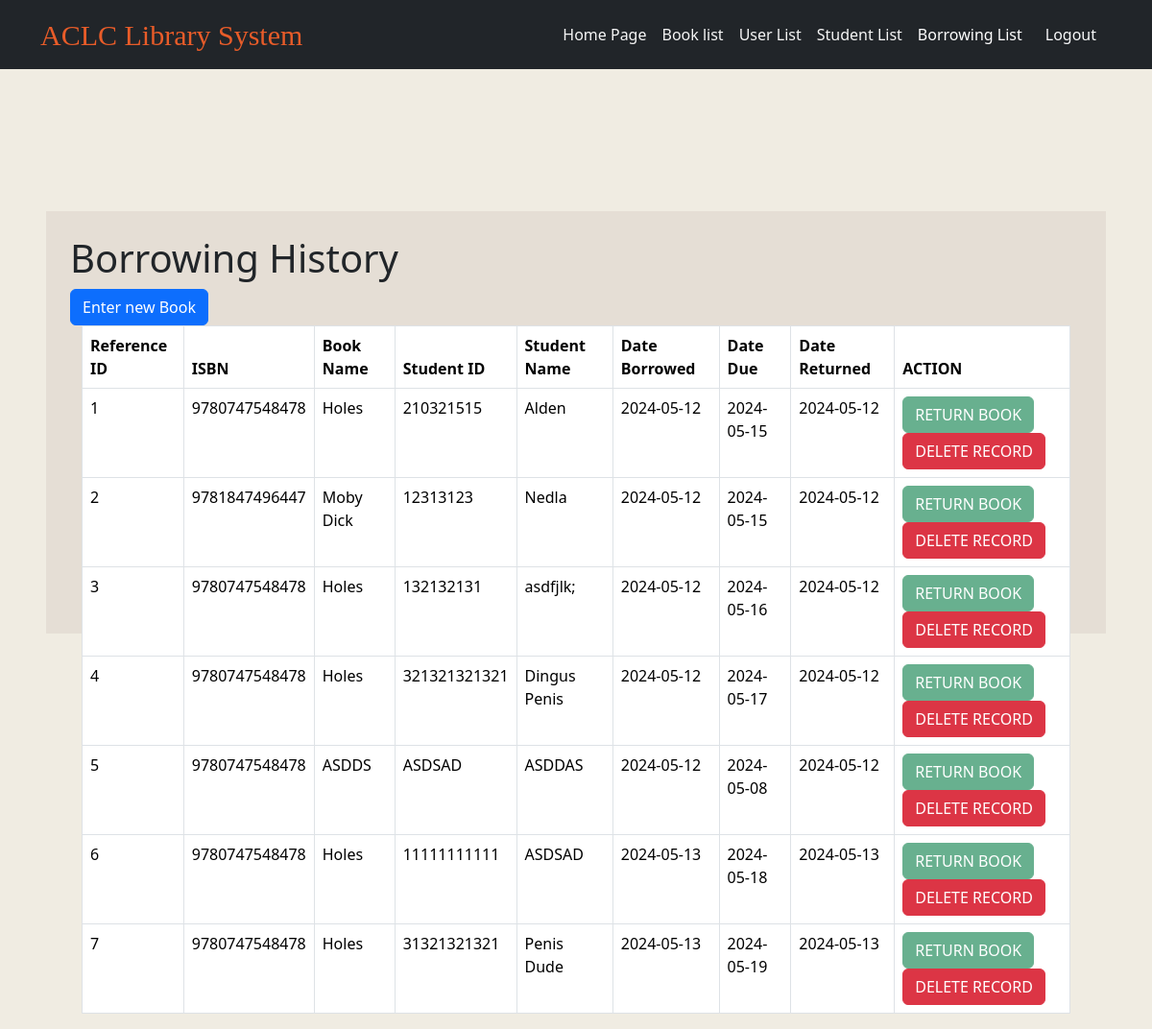
Before: /bookborrowinglist.php (signed in) with the older database file.
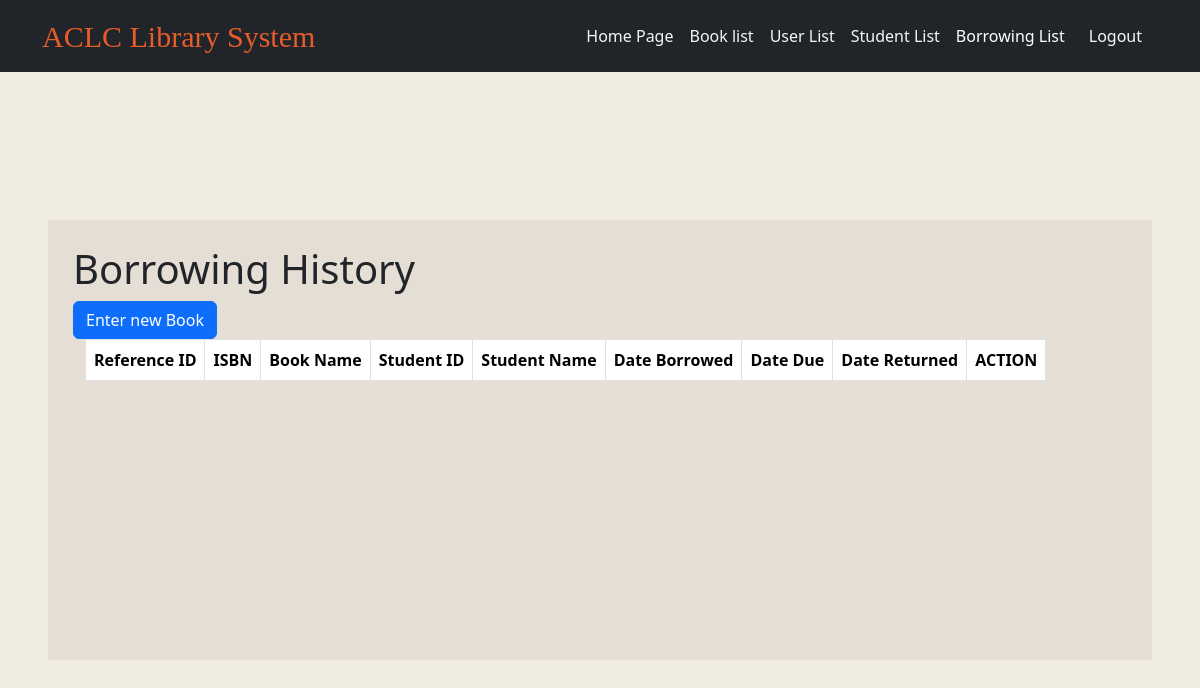
After: the same page with the newer database file.
### tables this page shows
CREATE TABLE `bookborrowlist` (
  `refID` int(11) NOT NULL,
  `bookID` varchar(255) NOT NULL,
  `booktitle` varchar(255) NOT NULL,
  `studentID` varchar(255) NOT NULL,
  `studentName` varchar(255) NOT NULL,
  `dateborrowed` date NOT NULL,
  `datedue` date NOT NULL,
  `datereturned` date NOT NULL
);

### bookborrowinglist.php (the view, shortened to what this page needs)
<!DOCTYPE html>
<html lang="en">
<head>
  <link href="https://cdn.jsdelivr.net/npm/bootstrap@5.3.3/dist/css/bootstrap.min.css" rel="stylesheet">
  <link rel="stylesheet" href="https://cdn.datatables.net/1.13.5/css/jquery.dataTables.min.css" />
  <link rel="stylesheet" href="./css folder/borrowlist.css">
</head>
<body style="background-color: #f0ece2;">
  <nav class="navbar navbar-expand-lg bg-dark navbar-dark">
    <div class="container">
      <a href="mainpage.php" class="title navbar-brand">ACLC Library System</a>
      <div class="collapse navbar-collapse" id="navbar">
        <ul class="navbar-nav ms-auto">
          <li class="nav-item">
            <a href="mainpage.php" class="nav-link">Home Page</a>
          </li>
          <li class="nav-item">
            <a href="booklisting.php" class="nav-link">Book list</a>
          </li>
          <li class="nav-item">
            <a href="userlist.php" class="nav-link">User List</a>
          </li>
          <li class="nav-item">
            <a href="studentlist.php" class="nav-link">Student List</a>
          </li>
          <li class="nav-item">
            <a href="#" class="nav-link  active">Borrowing List</a>
          </li>
        </ul>
        <a id="btn" class="nav-item mr-3 nav-link p-3 text-light" href="backend/userlogout.php">Logout</a>
  </nav>
  <section class="text-dark p-5 text-left">
    <div id="container" class="container">
      <div class="d-flex">
        <div>
          <h1>Borrowing History</h1>
          <div>
            <button type="button" class="btn btn-primary float-right" data-bs-toggle="modal" data-bs-target="#insertmodal">Enter new Book</button>
          </div>
          <div class="column">
            <div class="container">
              <table id="myTable" class="table table-bordered">
                <thead class="thead-dark">
                  <tr>
                    <th scope="col">Reference ID</th>
                    <th scope="col">ISBN</th>
                    <th scope="col">Book Name</th>
                    <th scope="col">Student ID</th>
                    <th scope="col">Student Name</th>
                    <th scope="col">Date Borrowed</th>
                    <th scope="col">Date Due</th>
                    <th scope="col">Date Returned</th>
                    <th scope="col">ACTION</th>
                  </tr>
                </thead>
                <tbody>
                  <?php
                  require('backend/database.php');
                  $query = "SELECT * FROM bookborrowlist";
                  $run_query = mysqli_query($conn, $query);
                  if (mysqli_num_rows($run_query) > 0) {
                    foreach ($run_query as $row):
                  ?>
                      <tr>
                        <td><?= $row['refID'] ?></td>
                        <td><?= $row['bookID'] ?></td>
                        <td><?= $row['booktitle'] ?></td>
                        <td><?= $row['studentID'] ?></td>
                        <td><?= $row['studentName'] ?></td>
                        <td><?= $row['dateborrowed'] ?></td>
                        <td><?= $row['datedue'] ?></td>
                        <td><?= $row['datereturned'] ?></td>
                        <td>
                        <?php if($row['datereturned'] == '0000-00-00'): ?>
                        <button type="button" class="btn btn-success editbtn">RETURN BOOK</button>
                        <?php else: ?>
                          <button type="button" class="btn btn-success editbtn disabled">RETURN BOOK</button>
                        <?php endif; ?>
                        <button type="button" class="btn btn-danger deletebtn">DELETE RECORD</button>
                        </td>
                      </tr>
                  <?php
                 endforeach; }
                  ?>
                </tbody>
              </table>
            </div>
          </div>
        </div>
      </div>
    </div>
  </section>
</body>
</html>

Changed rows visible on the page:
removed bookborrowlist: refID "1", bookID "9780747548478", booktitle "Holes", studentID "210321515", studentName "Alden", dateborrowed "2024-05-12", datedue "2024-05-15", datereturned "2024-05-12", shows "RETURN BOOK"
removed bookborrowlist: refID "2", bookID "9781847496447", booktitle "Moby Dick", studentID "12313123", studentName "Nedla", dateborrowed "2024-05-12", datedue "2024-05-15", datereturned "2024-05-12", shows "RETURN BOOK"
removed bookborrowlist: refID "3", bookID "9780747548478", booktitle "Holes", studentID "132132131", studentName "asdfjlk;", dateborrowed "2024-05-12", datedue "2024-05-16", datereturned "2024-05-12", shows "RETURN BOOK"
removed bookborrowlist: refID "4", bookID "9780747548478", booktitle "Holes", studentID "321321321321", studentName "Dingus Penis", dateborrowed "2024-05-12", datedue "2024-05-17", datereturned "2024-05-12", shows "RETURN BOOK"
removed bookborrowlist: refID "5", bookID "9780747548478", booktitle "ASDDS", studentID "ASDSAD", studentName "ASDDAS", dateborrowed "2024-05-12", datedue "2024-05-08", datereturned "2024-05-12", shows "RETURN BOOK"
removed bookborrowlist: refID "6", bookID "9780747548478", booktitle "Holes", studentID "11111111111", studentName "ASDSAD", dateborrowed "2024-05-13", datedue "2024-05-18", datereturned "2024-05-13", shows "RETURN BOOK"
removed bookborrowlist: refID "7", bookID "9780747548478", booktitle "Holes", studentID "31321321321", studentName "Penis Dude", dateborrowed "2024-05-13", datedue "2024-05-19", datereturned "2024-05-13", shows "RETURN BOOK"
